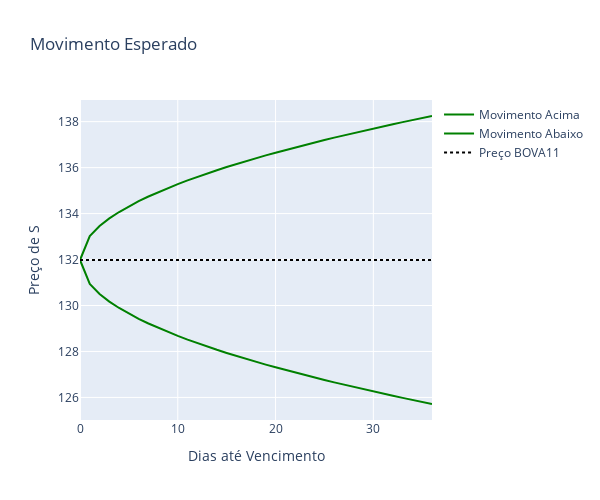

Notebook code for this chart:
### Code cell
plot = plot_expected_move(S, ann_sigma.iloc[-1], dte)

### Figure 1 — Plotly figure (JSON) as saved in the notebook; plotly's stock layout.template omitted (floating-point values rounded to 4 significant figures)
{"data": [{"line": {"color": "green"}, "mode": "lines", "name": "Movimento Acima", "type": "scatter", "y": [132.0, 133.0, 133.5, 133.8, 134.1, 134.3, 134.5, 134.7, 134.9, 135.1, 135.3, 135.4, 135.6, 135.7, 135.9, 136.0, 136.2, 136.3, 136.4, 136.5, 136.6, 136.8, 136.9, 137.0, 137.1, 137.2, 137.3, 137.4, 137.5, 137.6, 137.7, 137.8, 137.9, 138.0, 138.1, 138.2, 138.2]}, {"line": {"color": "green"}, "mode": "lines", "name": "Movimento Abaixo", "type": "scatter", "y": [132.0, 130.9, 130.5, 130.2, 129.9, 129.6, 129.4, 129.2, 129.0, 128.8, 128.7, 128.5, 128.4, 128.2, 128.1, 127.9, 127.8, 127.7, 127.5, 127.4, 127.3, 127.2, 127.1, 127.0, 126.9, 126.8, 126.7, 126.6, 126.5, 126.4, 126.3, 126.2, 126.1, 126.0, 125.9, 125.8, 125.7]}, {"line": {"color": "black", "dash": "dot"}, "mode": "lines", "name": "Preço BOVA11", "type": "scatter", "y": [132.0, 132.0, 132.0, 132.0, 132.0, 132.0, 132.0, 132.0, 132.0, 132.0, 132.0, 132.0, 132.0, 132.0, 132.0, 132.0, 132.0, 132.0, 132.0, 132.0, 132.0, 132.0, 132.0, 132.0, 132.0, 132.0, 132.0, 132.0, 132.0, 132.0, 132.0, 132.0, 132.0, 132.0, 132.0, 132.0, 132.0]}], "layout": {"height": 500, "hovermode": "closest", "title": {"text": "Movimento Esperado"}, "width": 600, "xaxis": {"title": {"text": "Dias até Vencimento"}}, "yaxis": {"title": {"text": "Preço de S"}}}}
